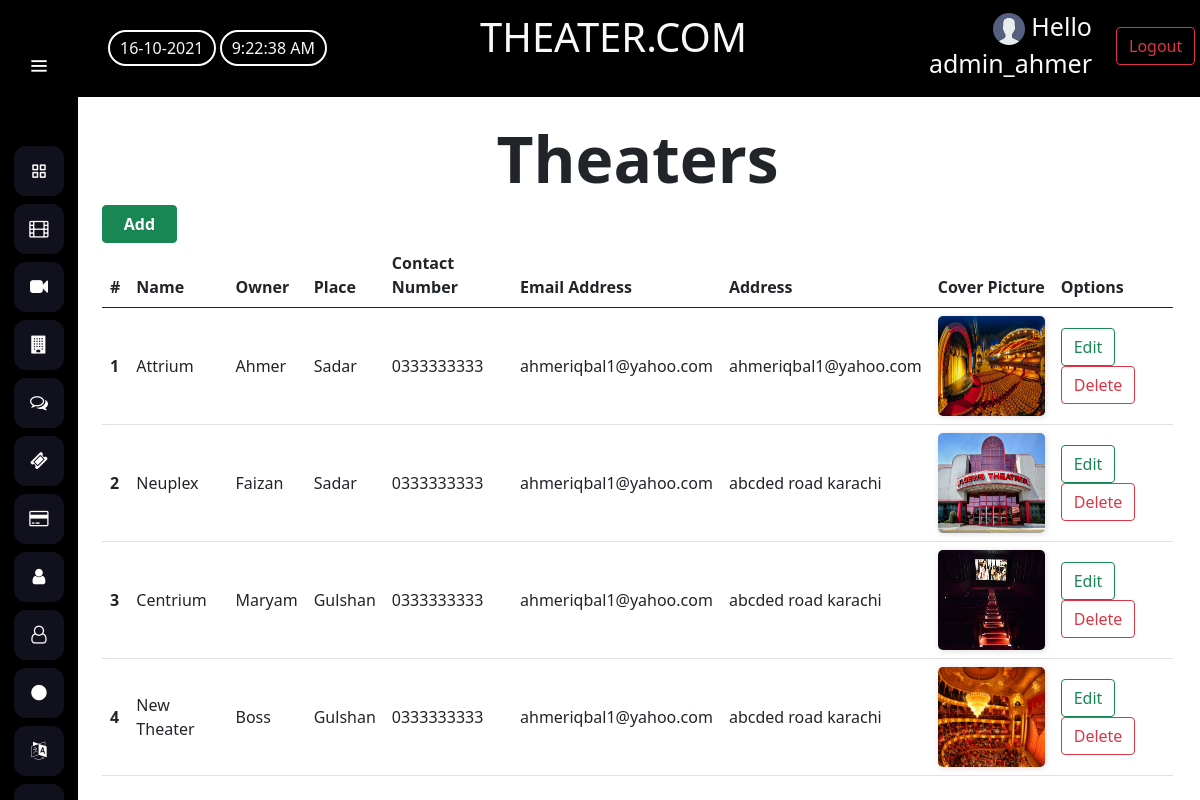
The app's page /Dashboard/theater-index.php (signed in) with its own data.
### tables this page shows
CREATE TABLE `theater` (
  `theater_id` int(20) NOT NULL,
  `theater_name` varchar(100) NOT NULL,
  `theater_place` char(100) NOT NULL,
  `theater_owner` varchar(100) NOT NULL,
  `theater_contactNo` char(11) NOT NULL,
  `theater_email` char(50) NOT NULL,
  `theater_address` char(100) NOT NULL,
  `theater_image` varchar(500) DEFAULT NULL
);

### Dashboard/theater-index.php (the view, shortened to what this page needs)
<!DOCTYPE html>
<html lang="en" dir="ltr">
<head>
</head>
<body>
    <?php
        if(isset($_SESSION['Admin']))
        {
        include '..\Assets\dashboard header.php';
    ?>
    <br>
    <section class="home-section-1">
        <div class="heading">
            <h1 class="display-3 text-center">Theaters</h1>
        </div>
        <div class="container">
            <a href="theater-form.php" class="btn btn-success btn-md" style="width: 7%; font-weight:600;">Add</a>
            <table class="table table-hover align-middle">
                <thead>
                    <tr>
                        <th scope="col">#</th>
                        <th scope="col">Name</th>
                        <th scope="col">Owner</th>
                        <th scope="col">Place</th>
                        <th scope="col">Contact Number</th>
                        <th scope="col">Email Address</th>
                        <th scope="col">Address</th>
                        <th scope="col">Cover Picture</th>
                        <th>Options</th>
                    </tr>
                </thead>
                <tbody>
                    <?php
                            $conn = mysqli_connect('localhost', 'root', '', 'movie_booking_system');
                            $query = "SELECT * FROM theater";
                            $result = mysqli_query($conn, $query);
                            $serial = 1;
                            while($row = mysqli_fetch_array($result)){
                                echo    '<tr>
                                            <th scope="row">'.$serial.'</th>
                                            <td>'.$row['theater_name'].'</td>
                                            <td>'.$row['theater_owner'].'</td>
                                            <td>'.$row['theater_place'].'</td>
                                            <td>'.$row['theater_contactNo'].'</td>
                                            <td>'.$row['theater_email'].'</td>
                                            <td>'.$row['theater_address'].'</td>
                                            <td><img src="'.$row['theater_image'].'" alt="theater img" width=100% height=100px></td>
                                            <td>
                                                <a href="theater-form.php?editId='.$row['theater_id'].'" class="btn btn-outline-success">Edit</a>
                                                <button type="button" class="btn btn-outline-danger" onclick="del(this, '.$row['theater_id'].')">Delete</button>
                                                <a href="data-delete.php?theaterDelete='.$row['theater_id'].'" class="btn btn-outline-danger" id="'.$row['theater_id'].'" style="display: none;">Confirm Delete</a>
                                            </td>
                                        </tr>';
                                $serial++;
                            }
                        ?>
                </tbody>
            </table>
        </div>
    </section>
    <?php
        }
        else{
            header('location:admin-login.php');
        }
    ?>
</body>
</html>

### Stylesheet/style.css (style rules this page uses)
* { margin: 0; padding: 0; box-sizing: border-box; font-family: "Segoe UI", Tahoma, Geneva, Verdana, sans-serif; }
html, .body { width: 100%; height: 100%; display: table; }
a { text-decoration: none; }
img { box-shadow: 1px 1px 5px 1px rgba(0, 0, 0, 0.1); border-radius: 5px; }
.heading h1 { font-weight: 400; }
.heading h1 { font-weight: 500; }

### Stylesheet/dashboard.css (style rules this page uses)
* { margin: 0; padding: 0; box-sizing: border-box; }
body { box-sizing: border-box; width: 100%; background-color: white !important; }
ol, ul { padding-left: 0; }
.sidebar { position: fixed; left: 0; top: 0; height: 100%; width: 78px; background: black; padding: 6px 14px; z-index: 99; transition: all 0.5s ease; }
.sidebar .logo-details { height: 120px; display: flex; align-items: center; position: relative; }
.sidebar .logo-details #btn { position: absolute; top: 50%; right: 0; transform: translateY(-50%); font-size: 22px; transition: all 0.4s ease; font-size: 23px; text-align: center; cursor: pointer; transition: all 0.5s ease; }
.sidebar i { color: #fff; height: 60px; min-width: 50px; font-size: 28px; text-align: center; line-height: 60px; }
.sidebar .nav-list { margin-top: 20px; height: 100%; }
.sidebar li { position: relative; margin: 8px 0; list-style: none; }
.sidebar li a { color: red !important; display: flex; height: 100%; width: 100%; border-radius: 12px; align-items: center; text-decoration: none; transition: all 0.4s ease; background: #11101D; }
.sidebar li i { height: 50px; line-height: 50px; font-size: 18px; border-radius: 12px; }
.home-section-1 { position: relative; top: 0; left: 90px; width: calc(100% - 105px); transition: all 0.5s ease; z-index: 2; }
.heading h1 { font-weight: 600; }

### records on screen
theater: theater_name "Attrium", theater_owner "Ahmer", theater_place "Sadar", theater_contactNo "0333333333", theater_email "ahmeriqbal1@yahoo.com", theater_address "ahmeriqbal1@yahoo.com", theater_image (picture)
theater: theater_name "Neuplex", theater_owner "Faizan", theater_place "Sadar", theater_contactNo "0333333333", theater_email "ahmeriqbal1@yahoo.com", theater_address "abcded road karachi", theater_image (picture)
theater: theater_name "Centrium", theater_owner "Maryam", theater_place "Gulshan", theater_contactNo "0333333333", theater_email "ahmeriqbal1@yahoo.com", theater_address "abcded road karachi", theater_image (picture)
theater: theater_name "New Theater", theater_owner "Boss", theater_place "Gulshan", theater_contactNo "0333333333", theater_email "ahmeriqbal1@yahoo.com", theater_address "abcded road karachi", theater_image (picture)

### other values on screen
$_SESSION['Admin'] "admin_ahmer"
